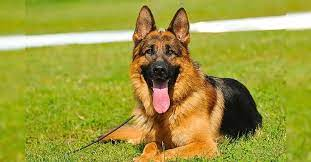
#> input picture media/animais/pastor.jpg, 311 x 162 px, found by its file name
$ python knn.py
#> lines starting #> are read from the running program, lines starting #| are printed output that depends on the picture
import cv2
import numpy as np
from sklearn.neighbors import KNeighborsClassifier

# Função para extrair características das imagens
def extrair_caracteristicas(imagem):
    # Redimensionar a imagem para um tamanho fixo (opcional)
    # image = cv2.resize(image, (largura, altura))

    # Extrair características (média das intensidades de cor em cada canal RGB)
    mean_rgb = np.mean(imagem, axis=(0, 1))
    return mean_rgb

# Caminhos para as imagens de treinamento
pastor_alemao_path = "C:/Users/dougl/Desktop/TESTETCC/treinamento/pastor.jpg"
shihtzu_path = "C:/Users/dougl/Desktop/TESTETCC/treinamento/shih-tzu.jpg"
pinscher_path = "C:/Users/dougl/Desktop/TESTETCC/treinamento/pinscher.jpg"

# Carregar as imagens de treinamento
pastor_alemao = cv2.imread(pastor_alemao_path)
#> pastor_alemao is the input picture: shape (162, 311, 3); mean B, G, R 58.6, 155.8, 159.4
shihtzu = cv2.imread(shihtzu_path)
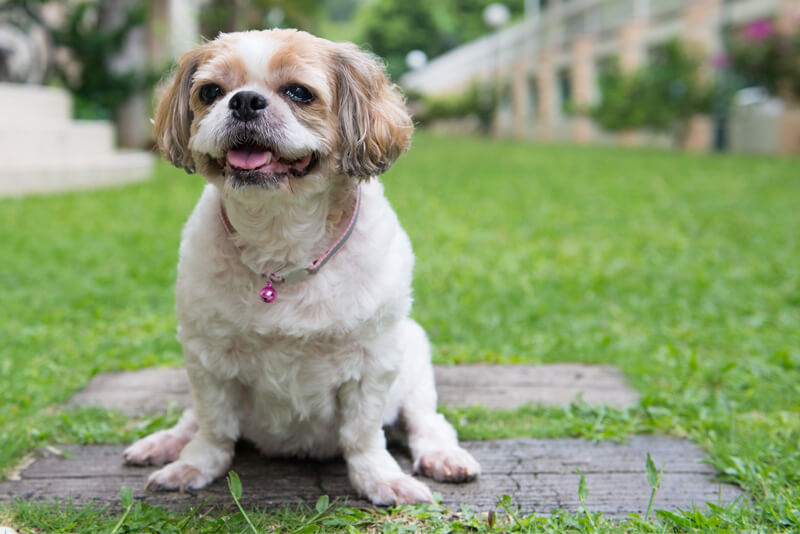
#> input picture treinamento/animais/shih-tzu.jpg, 800 x 534 px, found by its file name
#> shihtzu is the input picture: shape (534, 800, 3); mean B, G, R 115.4, 155.1, 139.3
pinscher = cv2.imread(pinscher_path)
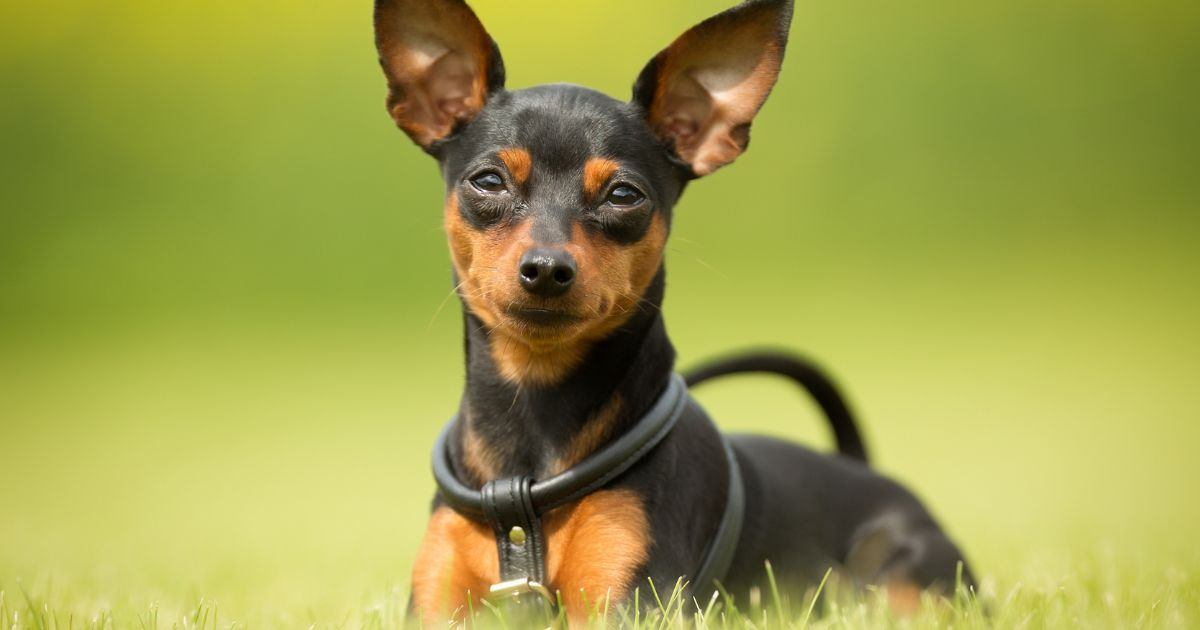
#> input picture media/animais/cachorro/pinscher/pinscher.jpg, 1200 x 630 px, found by its file name
#> pinscher is the input picture: shape (630, 1200, 3); mean B, G, R 74, 157.4, 156.6

# Extrair características das imagens
X_train = []
y_train = []

for imagem in [pastor_alemao, shihtzu, pinscher]:
    features = extrair_caracteristicas(imagem)
    X_train.append(features)
#> this loop made 3 passes
#> features on passes 1 to 3: [58.6, 155.8, 159.4], [115.4, 155.1, 139.3], [73.97, 157.4, 156.6]
#> after the loop, X_train = [[58.6, 155.8, 159.4], [115.4, 155.1, 139.3], [73.97, 157.4, 156.6]]

# Codificar as classes (raças de cachorro)
y_train = [0, 1, 2]  # Pastor Alemão = 0, Shih Tzu = 1, Pinscher = 2

# Inicializar e treinar o classificador KNN
knn_classifier = KNeighborsClassifier(n_neighbors=3)
knn_classifier.fit(X_train, y_train)

# Agora o classificador KNN está treinado e pronto para fazer previsões
